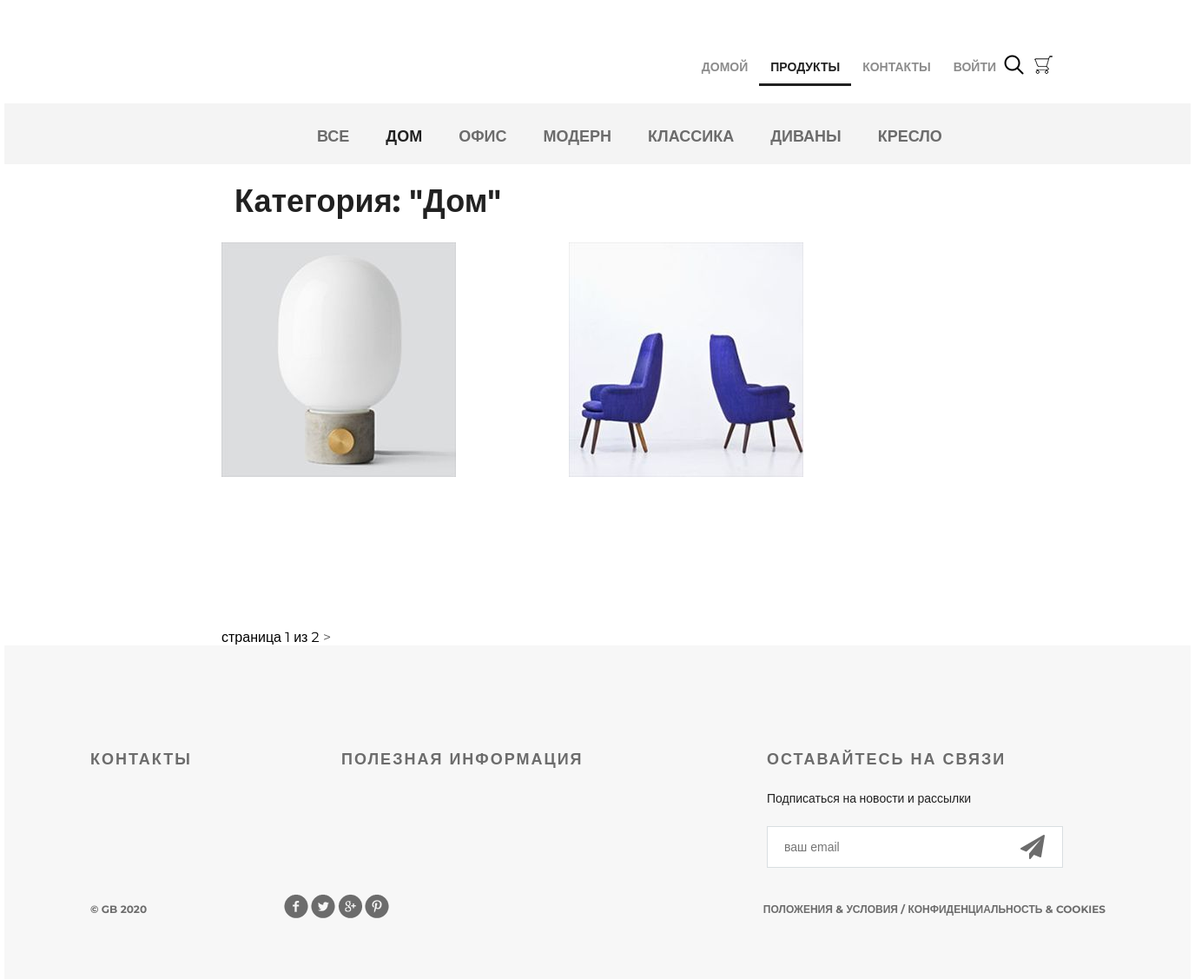
/products/category/9/, run on the app's committed database.
### mainapp/models.py (models this page shows, shortened)
class ProductCategory(models.Model):
    objects = None
    name = models.CharField(verbose_name='название категории', max_length=64, unique=True)
    description = models.TextField(verbose_name='описание категории', blank=True)
    is_active = models.BooleanField(default=True, verbose_name = 'активная')

class Product(models.Model):
    objects = None
    category = models.ForeignKey(ProductCategory, on_delete=models.CASCADE)
    name = models.CharField(verbose_name='имя продукта', max_length=128)
    image = models.ImageField(upload_to='products_images', blank=True)
    short_desc = models.CharField(verbose_name='краткое описание продукта', max_length=60, blank=True)
    description = models.TextField(verbose_name='описание продукта', blank=True)
    price = models.DecimalField(verbose_name='цена продукта', max_digits=8, decimal_places=2, default=0)
    quantity = models.PositiveIntegerField(verbose_name='количество на складе', default=0)
    is_active = models.BooleanField(default = True, verbose_name = 'активен')

### mainapp/views.py (the view)
# urls.py: path('products/', include('mainapp.urls', namespace='products')),
def products(request, pk=None, page= 1):
    basket = get_basket(request.user)
    title = 'продукты'
    links_menu = ProductCategory.objects.all()
    content = {
        'title'     : title,
        'links_menu': links_menu,
    }
    if pk is not None:
        if pk == 0:
            products = Product.objects.filter(is_active=True).order_by('price')
            category = {pk:0, 'name': 'все'}
        else:
            category = get_object_or_404(ProductCategory, pk = pk)
            products = Product.objects.filter(category__pk = pk, is_active=True).order_by('price')
        paginator = Paginator(products, 2)
        try:
            products_paginator = paginator.page(page)
        except PageNotAnInteger:
            products_paginator = paginator.page(1)
        except EmptyPage:
            products_paginator = paginator.page(paginator.num_pages)
        content['category'] = category
        content['products'] = products_paginator
        return render(request, 'mainapp/products_list.html', content)
    hot_product = get_hot_product()
    same_products = get_same_products(hot_product)
    content['same_products'] = same_products
    content['hot_product'] = hot_product
    return render(request, 'mainapp/products.html', content)

### mainapp/context_processor.py (called while the page is built)
def basket(request):
   print(f'context processor basket works')
   basket = []
   if request.user.is_authenticated:
       basket = Basket.objects.filter(user=request.user)
   return {
       'basket': basket,
   }

### mainapp/views.py (called while the page is built)
def get_basket(user):
    if user.is_authenticated:
        return Basket.objects.filter(user = user)
    else:
        return []

### mainapp/templates/mainapp/products_list.html (shortened to what this page needs)
{% extends 'mainapp/base.html' %}
{% load static %}
{% block menu %}
  <div class="hero-white">
    <div class="header clearfix">
      {% include 'mainapp/includes/inc_menu.html' %}
    </div>
  </div>
{% endblock %}
{% block content %}
  <div class="details">
    <div class="links clearfix">
      {% include 'mainapp/includes/inc_categories_menu.html' %}
    </div>
    <div class="products_list">
      <div class="title clearfix">
        <h2>Категория: "{{ category.name|title }}"</h2>
      </div>
      <div class="category-products clearfix">
        {% for product in products %}
          <div class="block">
            <a href="{% if user.is_authenticated %}{% url 'products:product' product.pk %}{% else %}#{% endif %}">
              <img src="/media/{{ product.image }}" alt="product">
            </a>
          </div>
        {% endfor %}
      </div>
      <div class="pagination">
              <span class="current">
                страница {{ products.number }} из
                {{ products.paginator.num_pages }}
              </span>
              {% if products.has_next %}
            <a href="{% url 'products:page' category.pk products.next_page_number %}">
            >
          </a>
        {% endif %}
      </div>
    </div>
  </div>
  <div class="clr"></div>
{% endblock %}

### mainapp/templates/mainapp/includes/inc_categories_menu.html
<ul class="links-menu">
  <li>
    <a href="{% url 'products:category' 0 %}" class="{% if request.resolver_match.kwargs.pk == 0 %} active {% endif %}">
      все
    </a>
  </li>
  {% for link in links_menu %}
    <li>
      <a href="{% url 'products:category' link.pk %}" class="{% if request.resolver_match.kwargs.pk|add:'0' == link.pk %}
                  active {% endif %}"> {{ link.name }}
      </a>
    </li>
  {% endfor %}
</ul>

### static/css/style.css (style rules this page uses)
* { margin: 0; padding: 0; }
body { font-family: 'Montserrat', sans-serif; }
html, body { height: 100%; }
.products_list { margin-left: 250px; }
.products_list a { color: #555; text-decoration: none; }
.products_list .title { margin: 20px auto; height: 50px; float: none; }
.products_list .title h2 { margin-top: 0; float: left; }
.category-products { margin-bottom: 75px; }
.category-products .block a img { float: left; }
.category-products .block { float: left; margin-right: 30px; display: block; height: 370px; width: 370px; position: relative; }
.clr { height: 384px; }
.clearfix:after { content: ""; display: block; clear: both; }
.title { height: 152px; margin-right: 15px; }
.title h2 { float: left; margin-top: 118px; color: #212121; font-size: 36px; font-weight: 700; text-align: left; margin-left: 15px; }
.hero-white { background-color: #fff; height: 119px; padding-left: 98px; padding-right: 211px; position: relative; }
.links { height: 70px; background-color: #f4f4f4; position: relative; padding-left: 360px; }
.links-menu { margin: 27px auto 0px; position: absolute; }
.links-menu li { float: left; list-style-type: none; padding-right: 42px; }
.links-menu li a { text-decoration: none; color: #6c6c6c; font-size: 18px; font-weight: 700; text-transform: uppercase; }
.links-menu .active { color: #212121; font-size: 18px; font-weight: 700; }

### data on the page
ProductCategory: name "ДОМ", name "Дом"
ProductCategory: name "ОФИС"
ProductCategory: name "МОДЕРН"
ProductCategory: name "КЛАССИКА"
ProductCategory: name "ДИВАНЫ"
ProductCategory: name "КРЕСЛО"
Product: image (picture)
Product: image (picture)

### other printed values
{{ products.number }} "1"
{{ products.paginator.num_pages }} "2"
